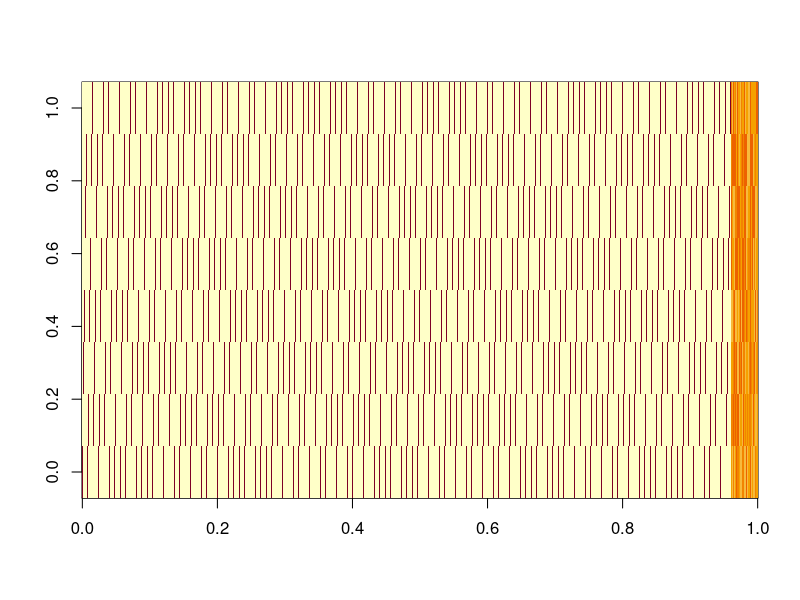
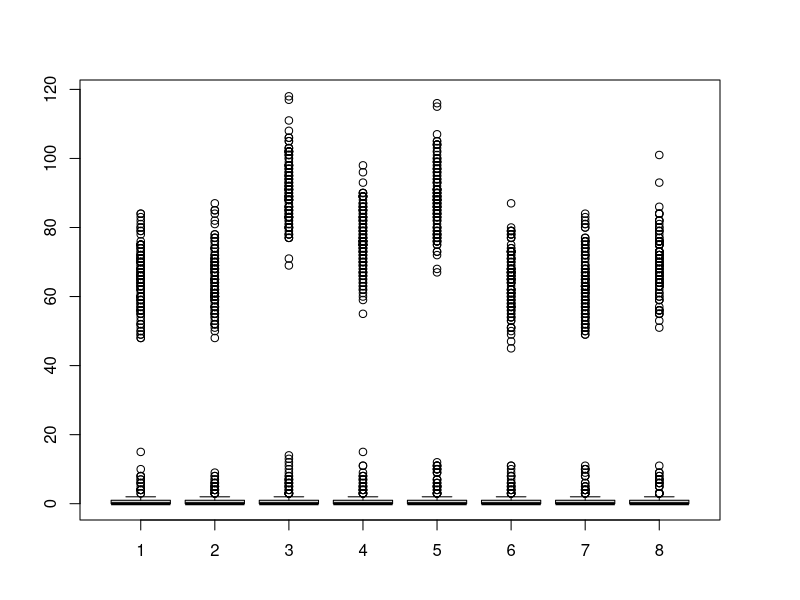
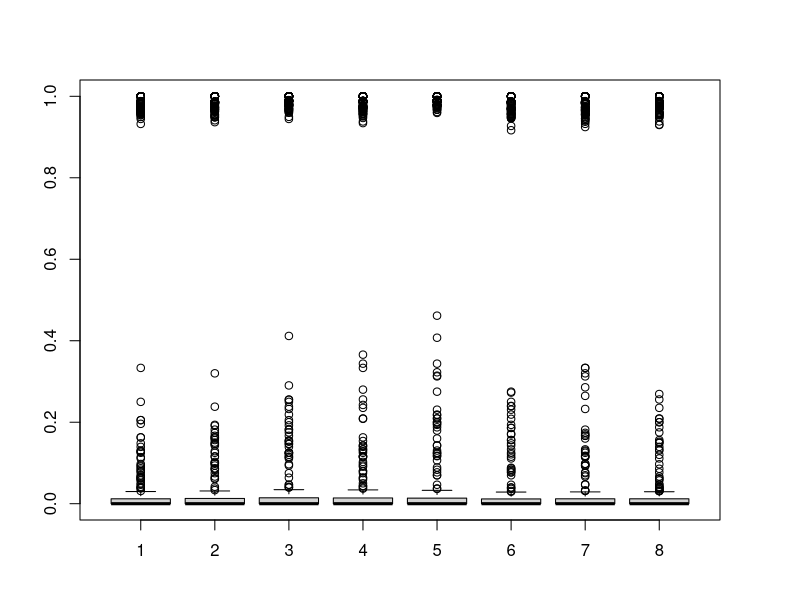
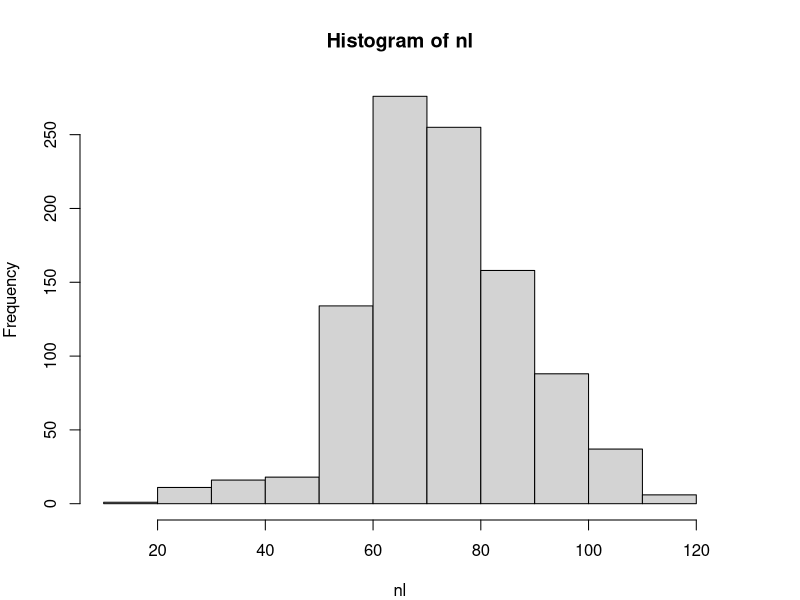
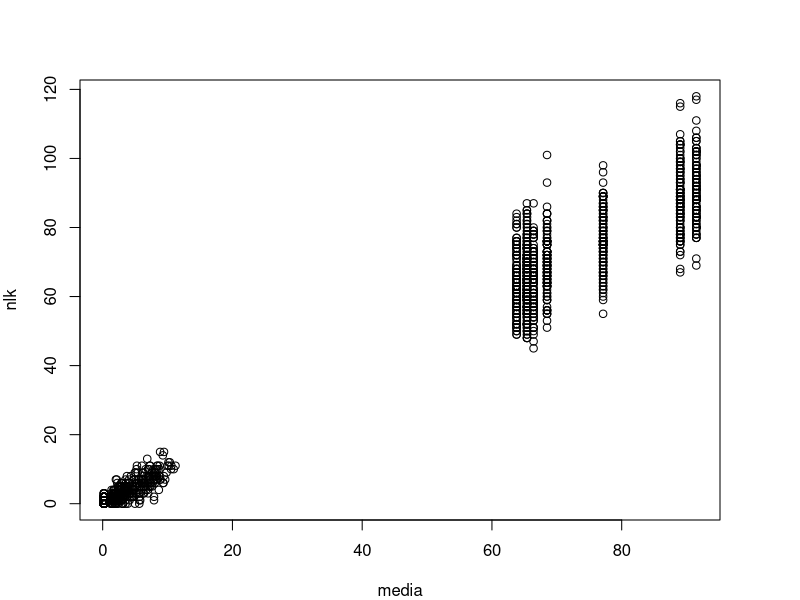
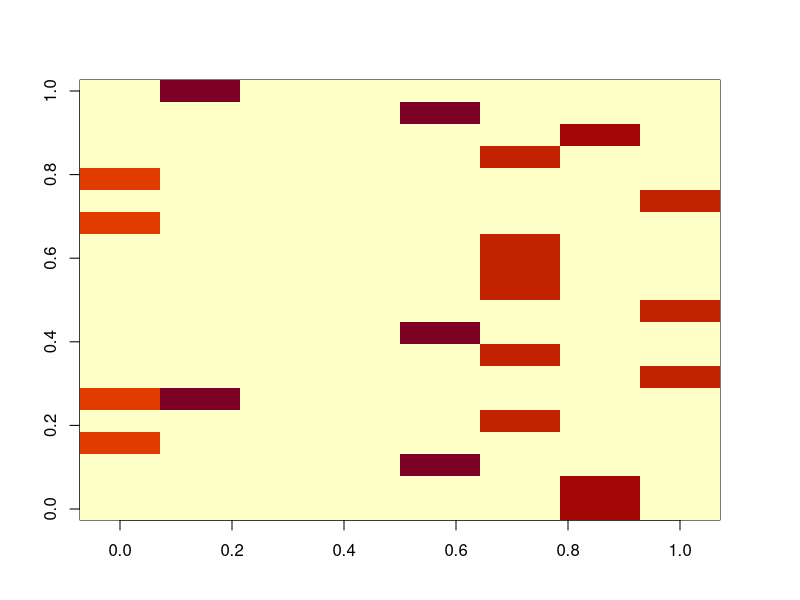
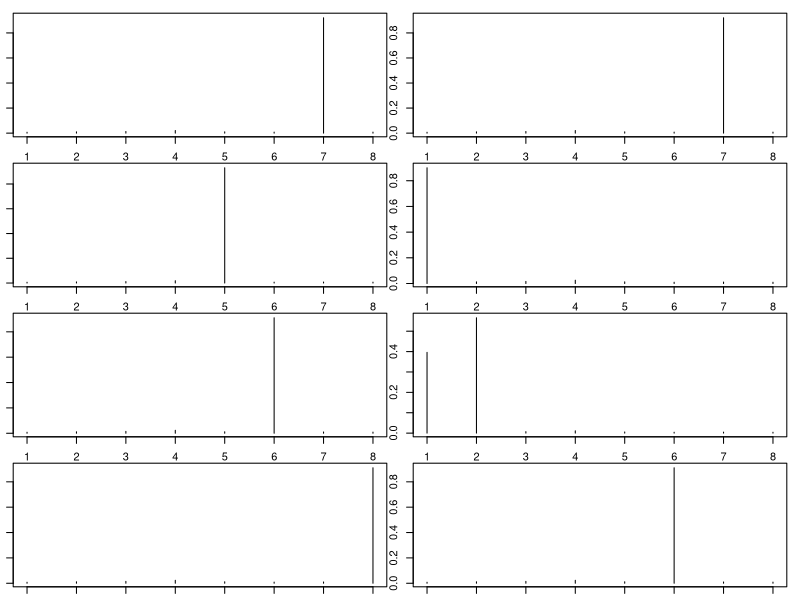
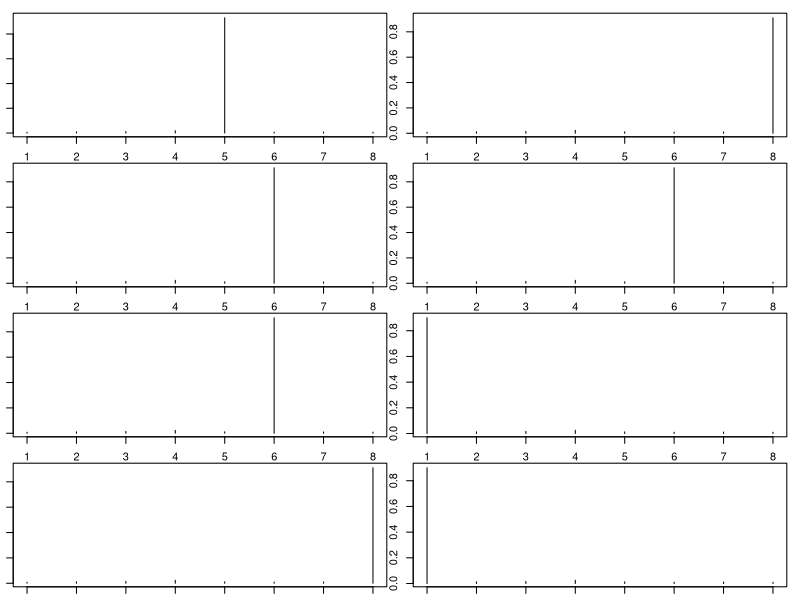

Source code (R) for these figures, in order: (Note: this script raises an error after producing the figures.)
rm(list=ls(all=TRUE))
library(MCMCpack)
set.seed(1)

nloc=1000
nspp=100
ncommun=8

#design matrix
xmat=matrix(runif(nloc*ncommun,min=-1,max=1),nloc,ncommun)

#pure sites
tmp=matrix(-3,ncommun,ncommun)
diag(tmp)=3
num1=floor(nloc/ncommun)
for (i in 1:120){
  seq1=(ncommun*(i-1)+1):(ncommun*i)
  xmat[seq1,]=tmp
}
image(xmat[1:(num1*ncommun),])

#parameters
lambda.true=lambda=runif(ncommun,min=3,max=5)
betas.true=betas=diag(1,ncommun)

#get means
lambda1=matrix(lambda,nloc,ncommun,byrow=T)
media.true=media=exp(log(lambda1)+xmat%*%betas); range(media)
head(media)

#generate N_lk
par(mfrow=c(1,1),mar=rep(4,4))
nlk=matrix(NA,nloc,ncommun)
for (i in 1:ncommun){
  nlk[,i]=rpois(nloc,media[,i])
}
nlk.true=nlk; boxplot(nlk)
z=nlk/apply(nlk,1,sum); apply(z,1,sum); boxplot(z); apply(z,2,range); apply(z>0.6,2,mean)
nl=apply(nlk,1,sum)
hist(nl)
sum(nl)

plot(media,nlk)

#generate phi (assuming that each species is strongly present in a single group) 
# x=0:4
# z=dbinom(x,size=4,prob=0.05)
# plot(x+1,z,type='h')

phi=matrix(0.01,ncommun,nspp)
num=floor(nspp/ncommun)
for (i in 1:nspp){
  n=rbinom(1,size=1,prob=0.1)+1
  ind=sample(1:ncommun,size=n)
  phi[ind,i]=1
}
phi.true=phi=phi/matrix(apply(phi,1,sum),ncommun,nspp)
apply(phi,1,sum)

image(phi[,1:20])

#per species
par(mfrow=c(4,2),mar=rep(1,4))
for (i in 1:(ncommun*2)) plot(phi[,i]/sum(phi[,i]),type='h')

par(mfrow=c(4,2),mar=rep(1,4))
for (i in 1:ncommun) plot(phi[i,],type='h')

# for (i in 1:nspp){ #add some zeroes
#   ind=sample(1:ncommun,size=1)
#   tmp[ind,i]=runif(1,min=0.5,max=1)
# }
# phi=tmp/matrix(rowSums(tmp),ncommun,nspp) #re-scale to make sure it sums to 1
# round(phi[,1:20],2)
# table(round(phi,2))

unique(rowSums(phi))
phi.true=phi
image(phi)

#generate actual observations y
array.lsk=array(0,dim=c(nloc,nspp,ncommun))
for (i in 1:nloc){
  for (k in 1:ncommun){
    array.lsk[i,,k]=rmultinom(1,size=nlk[i,k],prob=phi[k,])
  }
}
array.lsk.true=array.lsk
y=apply(array.lsk,c(1,2),sum)
nks=t(apply(array.lsk,c(2,3),sum))
image(y)
plot(phi,nks)

#checking if it makes sense
plot(apply(array.lsk,c(1,3),sum),nlk)
lines(c(0,1000),c(0,1000))

#look at stuff to make sure it makes sense
phi.estim=nks/matrix(rowSums(nks),ncommun,nspp)
plot(phi.true,phi.estim)
nks.true=nks

#export results
setwd('U:\\GIT_models\\LdaPoisson_nocov')
nome='fake data.csv'
colnames(y)=paste('spp',1:nspp,sep='')
rownames(y)=paste('loc',1:nloc,sep='')
write.csv(y,nome,row.names=F)    

nome='fake data xmat.csv'
write.csv(xmat,nome,row.names=F)    
